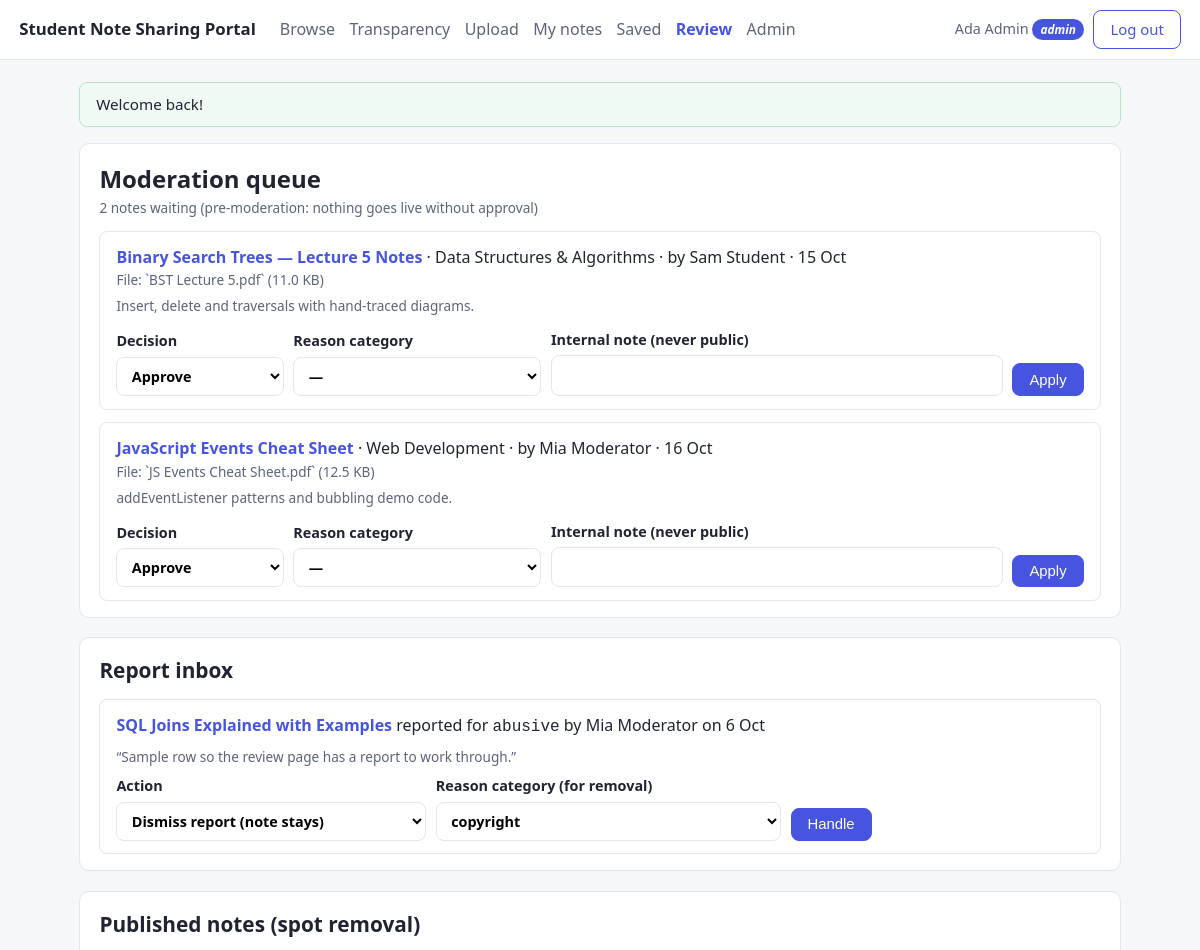
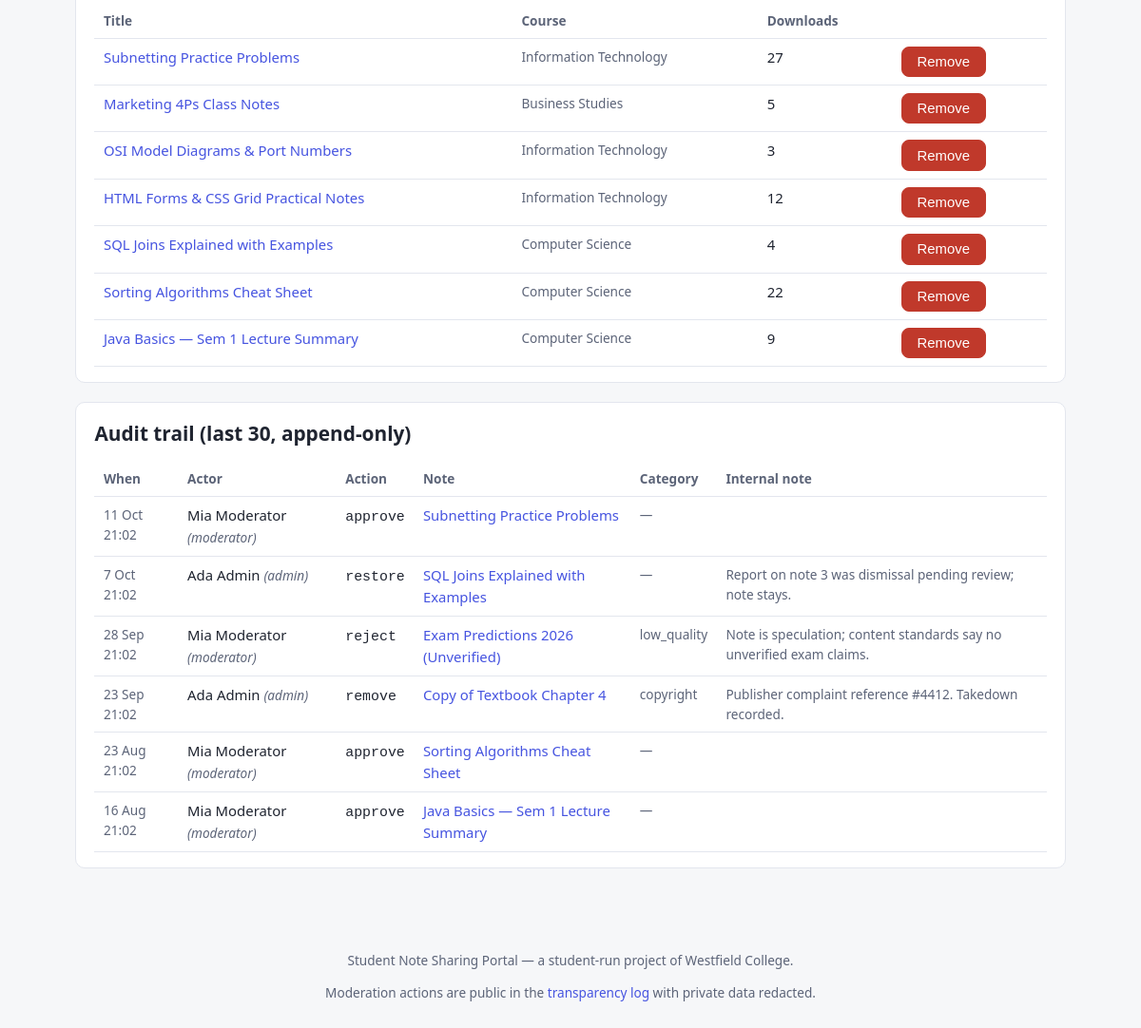
/student-note-portal/review.php (signed in), run on the app's committed database (2 pictures, top to bottom).
### tables this page shows
CREATE TABLE users (
  id              INT UNSIGNED AUTO_INCREMENT PRIMARY KEY,
  institution_id  INT UNSIGNED NOT NULL,
  email           VARCHAR(150) NOT NULL UNIQUE,
  password_hash   VARCHAR(255) NOT NULL,
  display_name    VARCHAR(100) NOT NULL,
  role            ENUM('student','moderator','admin') NOT NULL DEFAULT 'student',
  created_at      TIMESTAMP NOT NULL DEFAULT CURRENT_TIMESTAMP,
  FOREIGN KEY (institution_id) REFERENCES institutions(id)
);

CREATE TABLE notes (
  id                 INT UNSIGNED AUTO_INCREMENT PRIMARY KEY,
  uploader_id        INT UNSIGNED NOT NULL,
  subject_id         INT UNSIGNED NOT NULL,
  title              VARCHAR(200) NOT NULL,
  description        TEXT,
  status             ENUM('draft','pending','published','rejected','removed')
                       NOT NULL DEFAULT 'pending',
  file_ref           VARCHAR(64) NOT NULL,
  original_name      VARCHAR(255) NOT NULL,
  mime               VARCHAR(100) NOT NULL,
  size_bytes         INT UNSIGNED NOT NULL,
  ownership_attested TINYINT(1) NOT NULL,
  view_count         INT UNSIGNED NOT NULL DEFAULT 0,
  download_count     INT UNSIGNED NOT NULL DEFAULT 0,
  created_at         TIMESTAMP NOT NULL DEFAULT CURRENT_TIMESTAMP,
  published_at       TIMESTAMP NULL,
  FOREIGN KEY (uploader_id) REFERENCES users(id),
  FOREIGN KEY (subject_id) REFERENCES subjects(id),
  INDEX notes_status_created_idx (status, created_at),
  INDEX notes_subject_idx (subject_id),
  FULLTEXT KEY notes_search_idx (title, description),
  CONSTRAINT notes_title_len CHECK (CHAR_LENGTH(title) BETWEEN 3 AND 200),
  CONSTRAINT notes_attested CHECK (ownership_attested = 1)
);

CREATE TABLE subjects (
  id        INT UNSIGNED AUTO_INCREMENT PRIMARY KEY,
  course_id INT UNSIGNED NOT NULL,
  name      VARCHAR(150) NOT NULL,
  UNIQUE KEY subjects_course_name_uq (course_id, name),
  FOREIGN KEY (course_id) REFERENCES courses(id) ON DELETE CASCADE
);

CREATE TABLE reports (
  id          INT UNSIGNED AUTO_INCREMENT PRIMARY KEY,
  note_id     INT UNSIGNED NOT NULL,
  reporter_id INT UNSIGNED NOT NULL,
  reason      VARCHAR(20) NOT NULL
              CHECK (reason IN ('copyright','low_quality','duplicate',
                                'off_topic','abusive','privacy','other')),
  details     VARCHAR(1000),
  status      ENUM('open','resolved','dismissed') NOT NULL DEFAULT 'open',
  created_at  TIMESTAMP NOT NULL DEFAULT CURRENT_TIMESTAMP,
  FOREIGN KEY (note_id)     REFERENCES notes(id)  ON DELETE CASCADE,
  FOREIGN KEY (reporter_id) REFERENCES users(id),
  UNIQUE KEY reports_note_reporter_uq (note_id, reporter_id),
  INDEX reports_status_idx (status)
);

CREATE TABLE courses (
  id             INT UNSIGNED AUTO_INCREMENT PRIMARY KEY,
  institution_id INT UNSIGNED NOT NULL,
  name           VARCHAR(150) NOT NULL,
  UNIQUE KEY courses_inst_name_uq (institution_id, name),
  FOREIGN KEY (institution_id) REFERENCES institutions(id)
);

CREATE TABLE moderation_actions (
  id              INT UNSIGNED AUTO_INCREMENT PRIMARY KEY,
  note_id         INT UNSIGNED NOT NULL,
  actor_id        INT UNSIGNED NOT NULL,
  action          ENUM('approve','reject','remove','restore','takedown') NOT NULL,
  reason_category VARCHAR(20)
                  CHECK (reason_category IN ('copyright','low_quality','duplicate',
                        'off_topic','abusive','privacy','other')),
  internal_note   VARCHAR(1000),
  created_at      TIMESTAMP NOT NULL DEFAULT CURRENT_TIMESTAMP,
  FOREIGN KEY (note_id)  REFERENCES notes(id),
  FOREIGN KEY (actor_id) REFERENCES users(id),
  INDEX moderation_actions_note_idx (note_id),
  INDEX moderation_actions_created_idx (created_at)
);

### student-note-portal/includes/functions.php (called while the page is built, shortened)
<?php
function e(mixed $value): string
{
    return htmlspecialchars((string) $value, ENT_QUOTES, 'UTF-8');
}
function take_flashes(): array
{
    $list = $_SESSION['flash'] ?? [];
    return $list;
}

### student-note-portal/includes/auth.php (called while the page is built, shortened)
<?php
require_once __DIR__ . '/db.php';
require_once __DIR__ . '/functions.php';
function current_user(): ?array
{
    if (array_key_exists('op_user', $GLOBALS)) {
        return $GLOBALS['op_user'] ?: null;
    }
    $id = filter_var($_SESSION['user_id'] ?? null, FILTER_VALIDATE_INT);
    $row = query('SELECT id, email, display_name, role, institution_id FROM users WHERE id = ?', [$id])->fetch();
    return $GLOBALS['op_user'] = $row ?: null;
}
function require_login(): void
{
    if (current_user() === null) {
        flash('Please log in first.', 'warn');
        redirect('login.php');
    }
}
function require_role(string ...$roles): void
{
    require_login();
}

### student-note-portal/includes/db.php (called while the page is built, shortened)
<?php
function db(): PDO
{
    static $pdo = null;
    if ($pdo instanceof PDO) {
        return $pdo;
    }
    $dsn = 'mysql:host=' . DB_HOST . ';dbname=' . DB_NAME . ';charset=utf8mb4';
    $pdo = new PDO($dsn, DB_USER, DB_PASS, [
        PDO::ATTR_ERRMODE            => PDO::ERRMODE_EXCEPTION,
        PDO::ATTR_DEFAULT_FETCH_MODE => PDO::FETCH_ASSOC,
        PDO::ATTR_EMULATE_PREPARES   => false,
    ]);
    return $pdo;
}
function query(string $sql, array $params = []): PDOStatement
{
    $stmt = db()->prepare($sql);
    $stmt->execute($params);
    return $stmt;
}

### student-note-portal/review.php (the view, shortened to what this page needs)
<?php
require_once __DIR__ . '/includes/auth.php';
require_role('moderator', 'admin');
$cats = ['copyright', 'low_quality', 'duplicate', 'off_topic', 'abusive', 'privacy', 'other'];
$queue = query(
    "SELECT n.id, n.title, n.description, n.created_at, n.original_name, n.size_bytes,
            u.display_name AS uploader, s.name AS subject
     FROM notes n
     JOIN users u    ON u.id = n.uploader_id
     JOIN subjects s ON s.id = n.subject_id
     WHERE n.status = 'pending'
     ORDER BY n.created_at"
)->fetchAll();
$openReports = query(
    "SELECT r.id, r.note_id, r.reason, r.details, r.created_at,
            n.title AS note_title, u.display_name AS reporter
     FROM reports r
     JOIN notes n ON n.id = r.note_id
     JOIN users u ON u.id = r.reporter_id
     WHERE r.status = 'open'
     ORDER BY r.created_at"
)->fetchAll();
$published = query(
    "SELECT n.id, n.title, n.download_count, c.name AS course
     FROM notes n
     JOIN subjects s ON s.id = n.subject_id
     JOIN courses c  ON c.id = s.course_id
     WHERE n.status = 'published'
     ORDER BY n.published_at DESC
     LIMIT 15"
)->fetchAll();
$audit = query(
    "SELECT m.id, m.note_id, m.action, m.reason_category, m.created_at, m.internal_note,
            n.title AS note_title, u.display_name AS actor, u.role AS actor_role
     FROM moderation_actions m
     JOIN notes n    ON n.id = m.note_id
     JOIN users u    ON u.id = m.actor_id
     ORDER BY m.created_at DESC
     LIMIT 30"
)->fetchAll();
require __DIR__ . '/includes/header.php';
?>
<article class="card stack" style="margin-bottom:1.2rem">
  <h1 style="margin:0">Moderation queue</h1>
  <p class="meta" style="margin:0"><?= count($queue) ?> note<?= count($queue) === 1 ? '' : 's' ?> waiting (pre-moderation: nothing goes live without approval)</p>
  <?php foreach ($queue as $q): ?>
    <div class="stack" style="border:1px solid var(--line); border-radius:8px; padding:.8rem 1rem">
      <p style="margin:0">
        <b><a href="note.php?id=<?= (int) $q['id'] ?>"><?= e($q['title']) ?></a></b>
        · <?= e($q['subject']) ?> · by <?= e($q['uploader']) ?> · <?= e(date('j M', strtotime($q['created_at']))) ?>
      </p>
      <p class="meta" style="margin:0">File: `<?= e($q['original_name']) ?>` (<?= number_format($q['size_bytes'] / 1024, 1) ?> KB)</p>
      <?php if ($q['description']): ?><p class="meta" style="margin:.3rem 0 0"><?= e($q['description']) ?></p><?php endif; ?>
      <form method="post" style="display:flex; gap:.6rem; flex-wrap:wrap; align-items:flex-end">
        <label style="margin:0">Decision
          <select name="decision" required>
            <option value="approve">Approve</option>
          </select>
        </label>
        <label style="margin:0">Reason category
          <select name="reason_category">
            <option value="">—</option>
          </select>
        </label>
        <label style="margin:0; flex:1">Internal note (never public)
          <input type="text" name="internal_note" maxlength="1000">
        </label>
        <button class="btn">Apply</button>
      </form>
    </div>
  <?php endforeach; ?>
</article>
<article class="card stack" style="margin-bottom:1.2rem">
  <h1 style="margin:0; font-size:1.3rem">Report inbox</h1>
  <?php foreach ($openReports as $r): ?>
    <div style="border:1px solid var(--line); border-radius:8px; padding:.8rem 1rem">
      <p style="margin:0 0 .4rem">
        <b><a href="note.php?id=<?= (int) $r['note_id'] ?>"><?= e($r['note_title']) ?></a></b>
        reported for <code><?= e($r['reason']) ?></code> by <?= e($r['reporter']) ?> on <?= e(date('j M', strtotime($r['created_at']))) ?>
      </p>
      <?php if ($r['details']): ?><p class="meta" style="margin:0 0 .5rem">“<?= e($r['details']) ?>”</p><?php endif; ?>
      <form method="post" style="display:flex; gap:.6rem; align-items:flex-end; flex-wrap:wrap">
        <label style="margin:0">Action
          <select name="choice">
            <option value="dismiss">Dismiss report (note stays)</option>
          </select>
        </label>
        <label style="margin:0">Reason category (for removal)
          <select name="reason_category">
            <?php foreach ($cats as $cat): ?><option value="<?= e($cat) ?>"><?= e($cat) ?></option><?php endforeach; ?>
          </select>
        </label>
        <button class="btn">Handle</button>
      </form>
    </div>
  <?php endforeach; ?>
</article>
<article class="card stack" style="margin-bottom:1.2rem">
  <h1 style="margin:0; font-size:1.3rem">Published notes (spot removal)</h1>
  <table class="table">
    <thead><tr><th>Title</th><th>Course</th><th>Downloads</th><th></th></tr></thead>
    <tbody>
    <?php foreach ($published as $n): ?>
      <tr>
        <td><a href="note.php?id=<?= (int) $n['id'] ?>"><?= e($n['title']) ?></a></td>
        <td class="meta"><?= e($n['course']) ?></td>
        <td><?= (int) $n['download_count'] ?></td>
        <td>
          <form class="inline" method="post" onsubmit="return confirm('Remove this note? Actions are logged.')">
            <button class="btn btn-danger">Remove</button>
          </form>
        </td>
      </tr>
    <?php endforeach; ?>
    </tbody>
  </table>
</article>
<article class="card stack">
  <h1 style="margin:0; font-size:1.3rem">Audit trail (last 30, append-only)</h1>
  <table class="table">
    <thead><tr><th>When</th><th>Actor</th><th>Action</th><th>Note</th><th>Category</th><th>Internal note</th></tr></thead>
    <tbody>
    <?php foreach ($audit as $a): ?>
      <tr>
        <td class="meta"><?= e(date('j M H:i', strtotime($a['created_at']))) ?></td>
        <td><?= e($a['actor']) ?> <em class="meta">(<?= e($a['actor_role']) ?>)</em></td>
        <td><code><?= e($a['action']) ?></code></td>
        <td><a href="note.php?id=<?= (int) $a['note_id'] ?>"><?= e($a['note_title']) ?></a></td>
        <td class="meta"><?= e($a['reason_category'] ?? '—') ?></td>
        <td class="meta"><?= e($a['internal_note'] ?? '') ?></td>
      </tr>
    <?php endforeach; ?>
    </tbody>
  </table>
</article>
<?php require __DIR__ . '/includes/footer.php'; ?>

### student-note-portal/includes/header.php (shortened to what this page needs)
<?php
require_once __DIR__ . '/auth.php';
$user    = current_user();
$flashes = take_flashes();
?>
<!DOCTYPE html>
<html lang="en">
<head>
<link rel="stylesheet" href="assets/style.css">
</head>
<body>
<header class="topbar">
  <a class="brand" href="index.php"><?= e(APP_NAME) ?></a>
  <nav>
    <a href="index.php" class="<?= basename($_SERVER['PHP_SELF']) === 'index.php' ? 'active' : '' ?>">Browse</a>
    <a href="transparency.php" class="<?= basename($_SERVER['PHP_SELF']) === 'transparency.php' ? 'active' : '' ?>">Transparency</a>
    <?php if ($user): ?>
      <a href="upload.php">Upload</a>
      <a href="my_notes.php">My notes</a>
      <a href="bookmarks.php">Saved</a>
    <?php endif; ?>
    <?php if ($user && in_array($user['role'], ['moderator', 'admin'], true)): ?>
      <a href="review.php" class="<?= basename($_SERVER['PHP_SELF']) === 'review.php' ? 'active' : '' ?>">Review</a>
    <?php endif; ?>
    <?php if ($user && $user['role'] === 'admin'): ?>
      <a href="admin.php">Admin</a>
    <?php endif; ?>
  </nav>
  <div class="account">
    <?php if ($user): ?>
      <span class="who"><?= e($user['display_name']) ?> <em class="badge badge-role"><?= e($user['role']) ?></em></span>
      <a class="btn btn-sec" href="logout.php">Log out</a>
    <?php else: ?>
      <a class="btn btn-sec" href="login.php">Log in</a>
      <a class="btn" href="register.php">Register</a>
    <?php endif; ?>
  </div>
</header>
<main class="wrap">
<?php foreach ($flashes as $f): ?>
  <div class="flash flash-<?= e($f['t']) ?>"><?= e($f['m']) ?></div>
<?php endforeach; ?>

### student-note-portal/assets/style.css (style rules this page uses)
:root { --bg: #f6f7f9; --card: #ffffff; --ink: #1f2430; --muted: #68708a26; --muted-text: #5c6478; --brand: #4654e0; --brand-dark: #3a45c4; --ok: #178a4c; --bad: #c0392b; --warn: #b7791f; --line: #e3e6ee; }
* { box-sizing: border-box; }
body { margin: 0; font: 16px/1.55 "Segoe UI", system-ui, -apple-system, sans-serif; color: var(--ink); background: var(--bg); }
a { color: var(--brand); text-decoration: none; }
.topbar { display: flex; align-items: center; gap: 1.5rem; padding: .6rem 1.2rem; background: var(--card); border-bottom: 1px solid var(--line); position: sticky; top: 0; z-index: 5; }
.brand { font-weight: 700; font-size: 1.05rem; color: var(--ink); }
.topbar nav { display: flex; gap: .9rem; flex: 1; flex-wrap: wrap; }
.topbar nav a { color: var(--muted-text); padding: .25rem 0; }
.topbar nav a.active { color: var(--brand); font-weight: 600; }
.account { display: flex; gap: .6rem; align-items: center; }
.who { color: var(--muted-text); font-size: .9rem; }
.wrap { max-width: 1080px; margin: 1.4rem auto 3rem; padding: 0 1.2rem; }
.flash { padding: .6rem 1rem; margin-bottom: 1rem; border-radius: 8px; border: 1px solid var(--line); background: var(--card); font-size: .95rem; }
.flash-ok { border-color: #b7e2c8; background: #f0faf4; }
.card { background: var(--card); border: 1px solid var(--line); border-radius: 10px; padding: 1rem 1.2rem; }
.meta { color: var(--muted-text); font-size: .85rem; }
.badge { display: inline-block; padding: .1rem .5rem; border-radius: 999px; font-size: .74rem; font-weight: 600; background: #eef0f5; color: var(--muted-text); }
.badge-role { background: var(--brand); color: #fff; }
.btn { display: inline-block; padding: .45rem 1rem; border-radius: 8px; background: var(--brand); color: #fff; border: 1px solid var(--brand); font-size: .93rem; cursor: pointer; text-decoration: none; }
.btn-sec { background: transparent; color: var(--brand); }
.btn-danger { background: var(--bad); border-color: var(--bad); }
form.inline { display: inline-block; }
label { display: block; font-size: .9rem; font-weight: 600; margin-top: .8rem; }
input[type=text], input[type=email], input[type=password], select, textarea { width: 100%; max-width: 560px; padding: .5rem .65rem; margin-top: .25rem; border: 1px solid var(--line); border-radius: 8px; font: inherit; background: #fff; }
.table { width: 100%; border-collapse: collapse; font-size: .93rem; }
.table th, .table td { text-align: left; padding: .5rem .6rem; border-bottom: 1px solid var(--line); vertical-align: top; }
.table th { color: var(--muted-text); font-weight: 600; font-size: .85rem; }
.stack > * + * { margin-top: .8rem; }

### data on the page
users: display_name "Ada Admin", role "admin"
notes: title "Binary Search Trees — Lecture 5 Notes", subject.name "Data Structures & Algorithms", uploader.display_name "Sam Student", created_at "15 Oct", original_name "BST Lecture 5.pdf", $q['size_bytes']/1024 "11.0", description "Insert, delete and traversals with hand-traced diagrams."
notes: title "JavaScript Events Cheat Sheet", subject.name "Web Development", uploader.display_name "Mia Moderator", created_at "16 Oct", original_name "JS Events Cheat Sheet.pdf", $q['size_bytes']/1024 "12.5", description "addEventListener patterns and bubbling demo code."
reports: note.title "SQL Joins Explained with Examples", reason "abusive", reporter.display_name "Mia Moderator", created_at "6 Oct", details "Sample row so the review page has a report to work through."
notes: title "Subnetting Practice Problems", courses.name "Information Technology", download_count "27"
notes: title "Marketing 4Ps Class Notes", courses.name "Business Studies", download_count "5"
notes: title "OSI Model Diagrams & Port Numbers", courses.name "Information Technology", download_count "3"
notes: title "HTML Forms & CSS Grid Practical Notes", courses.name "Information Technology", download_count "12"
notes: title "SQL Joins Explained with Examples", courses.name "Computer Science", download_count "4"
notes: title "Sorting Algorithms Cheat Sheet", courses.name "Computer Science", download_count "22"
notes: title "Java Basics — Sem 1 Lecture Summary", courses.name "Computer Science", download_count "9"
moderation_actions: created_at "11 Oct 21:02", actor.display_name "Mia Moderator", actor.role "moderator", action "approve", note.title "Subnetting Practice Problems", reason_category "—"
moderation_actions: created_at "7 Oct 21:02", actor.display_name "Ada Admin", actor.role "admin", action "restore", note.title "SQL Joins Explained with Examples", reason_category "—", internal_note "Report on note 3 was dismissal pending review; note stays."
moderation_actions: created_at "28 Sep 21:02", actor.display_name "Mia Moderator", actor.role "moderator", action "reject", note.title "Exam Predictions 2026 (Unverified)", reason_category "low_quality", internal_note "Note is speculation; content standards say no unverified exam claims."
moderation_actions: created_at "23 Sep 21:02", actor.display_name "Ada Admin", actor.role "admin", action "remove", note.title "Copy of Textbook Chapter 4", reason_category "copyright", internal_note "Publisher complaint reference #4412. Takedown recorded."
moderation_actions: created_at "23 Aug 21:02", actor.display_name "Mia Moderator", actor.role "moderator", action "approve", note.title "Sorting Algorithms Cheat Sheet", reason_category "—"
moderation_actions: created_at "16 Aug 21:02", actor.display_name "Mia Moderator", actor.role "moderator", action "approve", note.title "Java Basics — Sem 1 Lecture Summary", reason_category "—"

### other printed values
APP_NAME "Student Note Sharing Portal"
$f['m'] "Welcome back!"
count($queue) "2"
form field reason_category "copyright"
